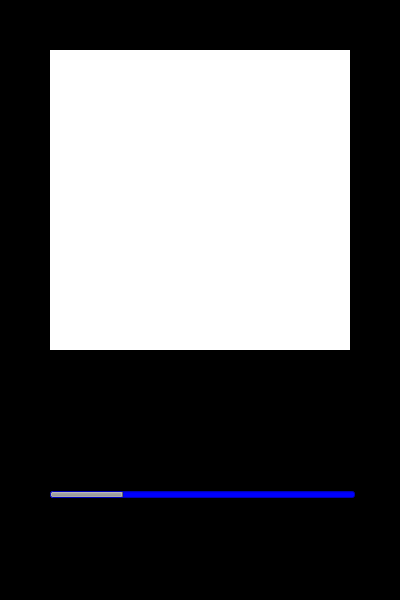
<?xml version="1.0" encoding="UTF-8"?>
<ui version="4.0">
 <class>Widget</class>
 <widget class="QWidget" name="Widget">
  <property name="geometry">
   <rect>
    <x>0</x>
    <y>0</y>
    <width>400</width>
    <height>600</height>
   </rect>
  </property>
  <property name="minimumSize">
   <size>
    <width>400</width>
    <height>600</height>
   </size>
  </property>
  <property name="maximumSize">
   <size>
    <width>400</width>
    <height>600</height>
   </size>
  </property>
  <property name="windowTitle">
   <string>Widget</string>
  </property>
  <property name="styleSheet">
   <string notr="true">background-color: rgb(0, 0, 255);</string>
  </property>
  <widget class="QTextBrowser" name="musicName">
   <property name="geometry">
    <rect>
     <x>40</x>
     <y>387</y>
     <width>301</width>
     <height>101</height>
    </rect>
   </property>
   <property name="font">
    <font>
     <family>Roboto</family>
     <pointsize>10</pointsize>
     <bold>true</bold>
    </font>
   </property>
   <property name="styleSheet">
    <string notr="true">background-color: transparent;
border-color: rgb(0, 0, 0);
border: none;
color: rgb(250, 250, 250)</string>
   </property>
   <property name="markdown">
    <string/>
   </property>
   <property name="html">
    <string>&lt;!DOCTYPE HTML PUBLIC &quot;-//W3C//DTD HTML 4.0//EN&quot; &quot;http://www.w3.org/TR/REC-html40/strict.dtd&quot;&gt;
&lt;html&gt;&lt;head&gt;&lt;meta name=&quot;qrichtext&quot; content=&quot;1&quot; /&gt;&lt;meta charset=&quot;utf-8&quot; /&gt;&lt;style type=&quot;text/css&quot;&gt;
p, li { white-space: pre-wrap; }
hr { height: 1px; border-width: 0; }
li.unchecked::marker { content: &quot;\2610&quot;; }
li.checked::marker { content: &quot;\2612&quot;; }
&lt;/style&gt;&lt;/head&gt;&lt;body style=&quot; font-family:'Roboto'; font-size:10pt; font-weight:700; font-style:normal;&quot;&gt;
&lt;p style=&quot;-qt-paragraph-type:empty; margin-top:0px; margin-bottom:0px; margin-left:0px; margin-right:0px; -qt-block-indent:0; text-indent:0px; font-family:'Segoe UI'; font-size:9pt; font-weight:400;&quot;&gt;&lt;br /&gt;&lt;/p&gt;&lt;/body&gt;&lt;/html&gt;</string>
   </property>
  </widget>
  <widget class="QTextBrowser" name="artistName">
   <property name="geometry">
    <rect>
     <x>40</x>
     <y>360</y>
     <width>351</width>
     <height>31</height>
    </rect>
   </property>
   <property name="font">
    <font>
     <family>Roboto</family>
     <pointsize>12</pointsize>
     <bold>true</bold>
    </font>
   </property>
   <property name="styleSheet">
    <string notr="true">background-color: transparent;
border-color: rgb(0, 0, 0);
border: none;
color: rgb(250, 250, 250)</string>
   </property>
   <property name="markdown">
    <string/>
   </property>
   <property name="html">
    <string>&lt;!DOCTYPE HTML PUBLIC &quot;-//W3C//DTD HTML 4.0//EN&quot; &quot;http://www.w3.org/TR/REC-html40/strict.dtd&quot;&gt;
&lt;html&gt;&lt;head&gt;&lt;meta name=&quot;qrichtext&quot; content=&quot;1&quot; /&gt;&lt;meta charset=&quot;utf-8&quot; /&gt;&lt;style type=&quot;text/css&quot;&gt;
p, li { white-space: pre-wrap; }
hr { height: 1px; border-width: 0; }
li.unchecked::marker { content: &quot;\2610&quot;; }
li.checked::marker { content: &quot;\2612&quot;; }
&lt;/style&gt;&lt;/head&gt;&lt;body style=&quot; font-family:'Roboto'; font-size:12pt; font-weight:700; font-style:normal;&quot;&gt;
&lt;p style=&quot;-qt-paragraph-type:empty; margin-top:0px; margin-bottom:0px; margin-left:0px; margin-right:0px; -qt-block-indent:0; text-indent:0px; font-family:'Segoe UI'; font-size:9pt; font-weight:400;&quot;&gt;&lt;br /&gt;&lt;/p&gt;&lt;/body&gt;&lt;/html&gt;</string>
   </property>
  </widget>
  <widget class="QProgressBar" name="progressBar">
   <property name="enabled">
    <bool>false</bool>
   </property>
   <property name="geometry">
    <rect>
     <x>50</x>
     <y>491</y>
     <width>305</width>
     <height>7</height>
    </rect>
   </property>
   <property name="minimumSize">
    <size>
     <width>305</width>
     <height>7</height>
    </size>
   </property>
   <property name="maximumSize">
    <size>
     <width>250</width>
     <height>7</height>
    </size>
   </property>
   <property name="autoFillBackground">
    <bool>false</bool>
   </property>
   <property name="styleSheet">
    <string notr="true"/>
   </property>
   <property name="maximum">
    <number>100</number>
   </property>
   <property name="value">
    <number>24</number>
   </property>
   <property name="textVisible">
    <bool>false</bool>
   </property>
   <property name="orientation">
    <enum>Qt::Orientation::Horizontal</enum>
   </property>
   <property name="invertedAppearance">
    <bool>false</bool>
   </property>
   <property name="textDirection">
    <enum>QProgressBar::Direction::TopToBottom</enum>
   </property>
   <property name="format">
    <string>%p%</string>
   </property>
  </widget>
  <widget class="QLabel" name="musicImage">
   <property name="geometry">
    <rect>
     <x>50</x>
     <y>50</y>
     <width>300</width>
     <height>300</height>
    </rect>
   </property>
   <property name="minimumSize">
    <size>
     <width>300</width>
     <height>300</height>
    </size>
   </property>
   <property name="maximumSize">
    <size>
     <width>300</width>
     <height>300</height>
    </size>
   </property>
   <property name="styleSheet">
    <string notr="true">background-color: rgb(255, 255, 255);</string>
   </property>
   <property name="text">
    <string/>
   </property>
   <property name="scaledContents">
    <bool>true</bool>
   </property>
  </widget>
  <widget class="QLabel" name="bg">
   <property name="geometry">
    <rect>
     <x>0</x>
     <y>0</y>
     <width>400</width>
     <height>600</height>
    </rect>
   </property>
   <property name="minimumSize">
    <size>
     <width>400</width>
     <height>600</height>
    </size>
   </property>
   <property name="maximumSize">
    <size>
     <width>400</width>
     <height>600</height>
    </size>
   </property>
   <property name="font">
    <font>
     <family>Roman</family>
    </font>
   </property>
   <property name="styleSheet">
    <string notr="true">background-color: rgb(0, 0, 0);</string>
   </property>
   <property name="text">
    <string/>
   </property>
   <property name="pixmap">
    <pixmap resource="ressource.qrc">:/img/img/SPOTIFY_HUD.png</pixmap>
   </property>
   <property name="scaledContents">
    <bool>true</bool>
   </property>
  </widget>
  <zorder>bg</zorder>
  <zorder>progressBar</zorder>
  <zorder>musicName</zorder>
  <zorder>artistName</zorder>
  <zorder>musicImage</zorder>
 </widget>
 <resources>
  <include location="ressource.qrc"/>
 </resources>
 <connections/>
</ui>
